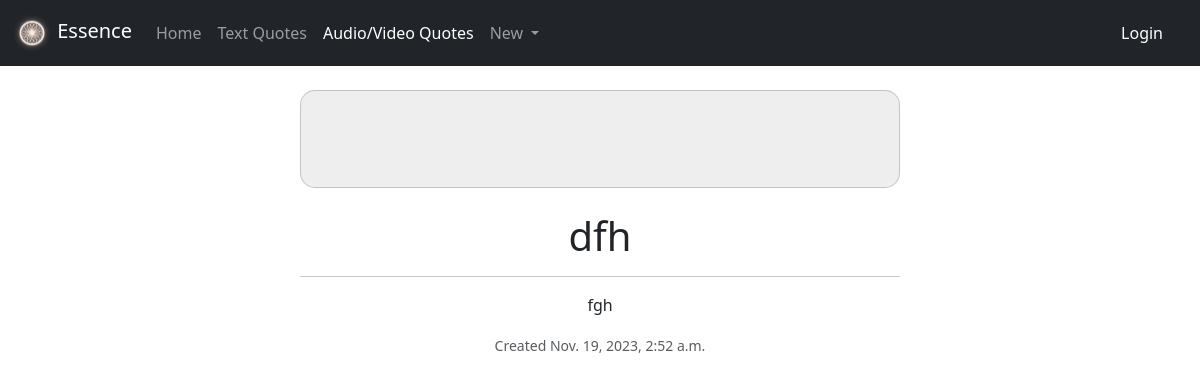
The page /essence/youtubequote/9/ on the database its author committed.
### essence/models.py (models this page shows)
class YoutubeQuote(models.Model):
    user = models.ForeignKey(User, on_delete=models.DO_NOTHING, default=1)
    metadata = models.OneToOneField(Quote, on_delete=models.CASCADE)
    youtube_id = models.ForeignKey(YoutubeVideo, on_delete=models.DO_NOTHING)
    start_seconds = models.IntegerField(validators=[validators.MinValueValidator(0)])
    end_seconds = models.IntegerField()
    class Meta:
        constraints = [
            CheckConstraint(
                check = Q(end_seconds__gt=F('start_seconds')),
                name = 'check_end_seconds',
            ),
        ]

class Quote(models.Model):
    title = models.CharField(max_length=200)
    description = models.TextField(blank=True)
    entry_timestamp = models.DateTimeField(default=timezone.now)

### essence/views.py (the view)
# urls.py: path("youtubequote/<int:pk>/", views.YoutubeQuoteView.as_view(), name="youtube_detail"),
class YoutubeQuoteView(generic.DetailView):
    model = YoutubeQuote
    template_name = "essence/youtubedetail.html"

### essence/templates/essence/youtubedetail.html (shortened to what this page needs)
{%extends './detail.html'%}

### essence/templates/essence/detail.html (shortened to what this page needs)
{% extends './base.html' %}
{% block content %}
<div class="col-6 mx-auto">
    <div class="card" style="border-radius: 15px; background-color: #EEE;">
        <div class="card-body p-5">
        </div>
    </div>
    <div class="text-center pt-4">
        <h1 class="display-6">{{object.metadata.title}}</h1>
        {%if object.metadata.description %}
        <hr>
        <p>
            {{object.metadata.description}}
        </p>
        {%endif%}
        <p>
            <small class="text-muted"> Created {{object.metadata.entry_timestamp}}</small>
        </p>
    </div>
</div>
{% endblock %}

### rows shown on the page
YoutubeQuote: metadata "dfh", metadata.description "fgh", metadata.entry_timestamp "Nov. 19, 2023, 2:52 a.m."
